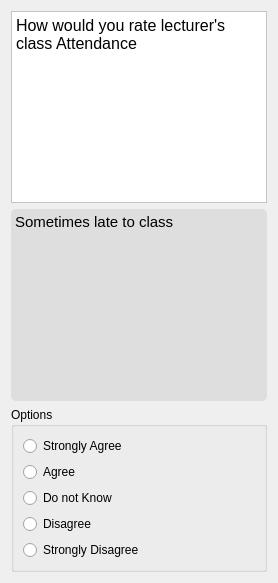
               <widget class="QWidget" name="page_55">
                <layout class="QVBoxLayout" name="verticalLayout_157">
                 <item>
                  <widget class="QTextBrowser" name="textBrowser_117">
                   <property name="styleSheet">
                    <string notr="true">background-color: rgb(255, 255, 255);</string>
                   </property>
                   <property name="html">
                    <string>&lt;!DOCTYPE HTML PUBLIC &quot;-//W3C//DTD HTML 4.0//EN&quot; &quot;http://www.w3.org/TR/REC-html40/strict.dtd&quot;&gt;
&lt;html&gt;&lt;head&gt;&lt;meta name=&quot;qrichtext&quot; content=&quot;1&quot; /&gt;&lt;style type=&quot;text/css&quot;&gt;
p, li { white-space: pre-wrap; }
&lt;/style&gt;&lt;/head&gt;&lt;body style=&quot; font-family:'Comic Sans MS'; font-size:10pt; font-weight:400; font-style:normal;&quot;&gt;
&lt;p style=&quot; margin-top:0px; margin-bottom:0px; margin-left:0px; margin-right:0px; -qt-block-indent:0; text-indent:0px;&quot;&gt;&lt;span style=&quot; font-family:'consolas'; font-size:12pt;&quot;&gt;How would you rate lecturer's class Attendance&lt;/span&gt;&lt;/p&gt;&lt;/body&gt;&lt;/html&gt;</string>
                   </property>
                  </widget>
                 </item>
                 <item>
                  <widget class="QTextBrowser" name="textBrowser_118">
                   <property name="styleSheet">
                    <string notr="true">background-color: rgb(222, 222, 222);
border-radius: 5px;</string>
                   </property>
                   <property name="html">
                    <string>&lt;!DOCTYPE HTML PUBLIC &quot;-//W3C//DTD HTML 4.0//EN&quot; &quot;http://www.w3.org/TR/REC-html40/strict.dtd&quot;&gt;
&lt;html&gt;&lt;head&gt;&lt;meta name=&quot;qrichtext&quot; content=&quot;1&quot; /&gt;&lt;style type=&quot;text/css&quot;&gt;
p, li { white-space: pre-wrap; }
&lt;/style&gt;&lt;/head&gt;&lt;body style=&quot; font-family:'Comic Sans MS'; font-size:10pt; font-weight:400; font-style:normal;&quot;&gt;
&lt;p style=&quot; margin-top:0px; margin-bottom:0px; margin-left:0px; margin-right:0px; -qt-block-indent:0; text-indent:0px;&quot;&gt;&lt;span style=&quot; font-family:'consolas'; font-size:11pt;&quot;&gt;Sometimes late to class&lt;/span&gt;&lt;/p&gt;&lt;/body&gt;&lt;/html&gt;</string>
                   </property>
                  </widget>
                 </item>
                 <item>
                  <widget class="QGroupBox" name="groupBox_43">
                   <property name="styleSheet">
                    <string notr="true">QRadionButton:{
	font: 10pt &quot;Comic Sans MS&quot;;
}</string>
                   </property>
                   <property name="title">
                    <string>Options</string>
                   </property>
                   <property name="flat">
                    <bool>false</bool>
                   </property>
                   <layout class="QVBoxLayout" name="verticalLayout_158">
                    <item>
                     <layout class="QVBoxLayout" name="verticalLayout_159">
                      <item>
                       <widget class="QRadioButton" name="radioButton_17_6">
                        <property name="styleSheet">
                         <string notr="true"/>
                        </property>
                        <property name="text">
                         <string>Strongly Agree</string>
                        </property>
                       </widget>
                      </item>
                      <item>
                       <widget class="QRadioButton" name="radioButton_17_7">
                        <property name="text">
                         <string>Agree</string>
                        </property>
                       </widget>
                      </item>
                      <item>
                       <widget class="QRadioButton" name="radioButton_17_8">
                        <property name="text">
                         <string>Do not Know</string>
                        </property>
                       </widget>
                      </item>
                      <item>
                       <widget class="QRadioButton" name="radioButton_17_9">
                        <property name="text">
                         <string>Disagree</string>
                        </property>
                       </widget>
                      </item>
                      <item>
                       <widget class="QRadioButton" name="radioButton_17_10">
                        <property name="text">
                         <string>Strongly Disagree</string>
                        </property>
                       </widget>
                      </item>
                     </layout>
                    </item>
                   </layout>
                  </widget>
                 </item>
                </layout>
               </widget>
